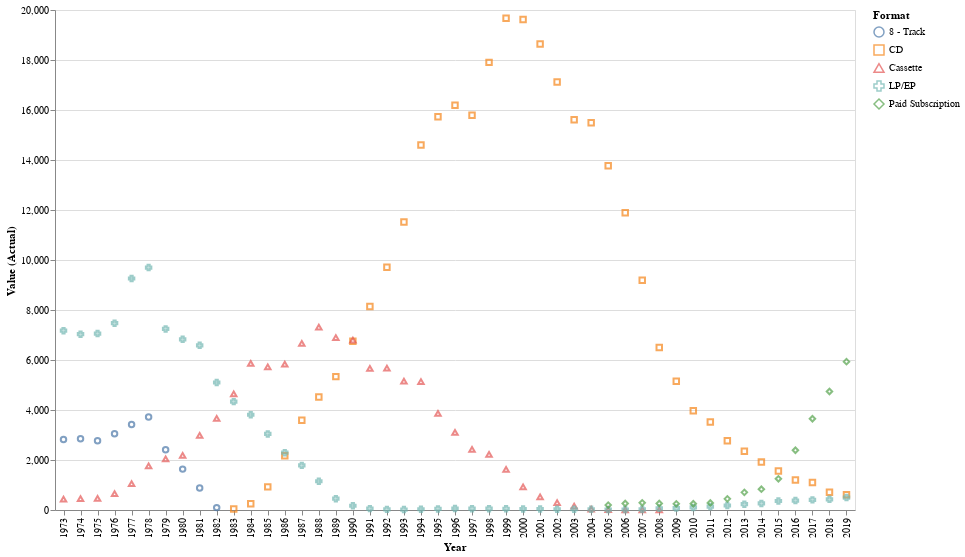

The code cell stored with this chart in its notebook:
### Markdown cell above
## Creo el grafico con altair

### Code cell
multi= alt.selection_multi()
click = alt.selection_multi(encodings=['color'])
chart =alt.Chart(df).mark_point().encode(
    x=alt.X('Year:N'),
    y='Value (Actual):Q',
    shape="Format",
    tooltip=["Format","Year","Value (Actual)"],
    color=alt.condition(multi,"Format",alt.value("lightgray"))
).properties( selection=multi , width=800,height=500)
chart

### Figure 1 — Vega-Lite specification as saved in the notebook (floating-point values rounded to 4 significant figures; data arrays with more than 128 entries replaced by an {"elided": "..."} marker saying what was removed)
{"config": {"view": {"continuousWidth": 400, "continuousHeight": 300}}, "data": {"name": "data-ecfe7529aa857e49fbcd61d8d3b731b9"}, "mark": "point", "encoding": {"color": {"condition": {"field": "Format", "type": "nominal", "selection": "selector021"}, "value": "lightgray"}, "shape": {"field": "Format", "type": "nominal"}, "tooltip": [{"field": "Format", "type": "nominal"}, {"field": "Year", "type": "quantitative"}, {"field": "Value (Actual)", "type": "quantitative"}], "x": {"field": "Year", "type": "nominal"}, "y": {"field": "Value (Actual)", "type": "quantitative"}}, "height": 500, "selection": {"selector021": {"type": "multi"}}, "width": 800, "$schema": "https://vega.github.io/schema/vega-lite/v4.17.0.json", "datasets": {"data-ecfe7529aa857e49fbcd61d8d3b731b9": {"elided": "235 records"}}}
